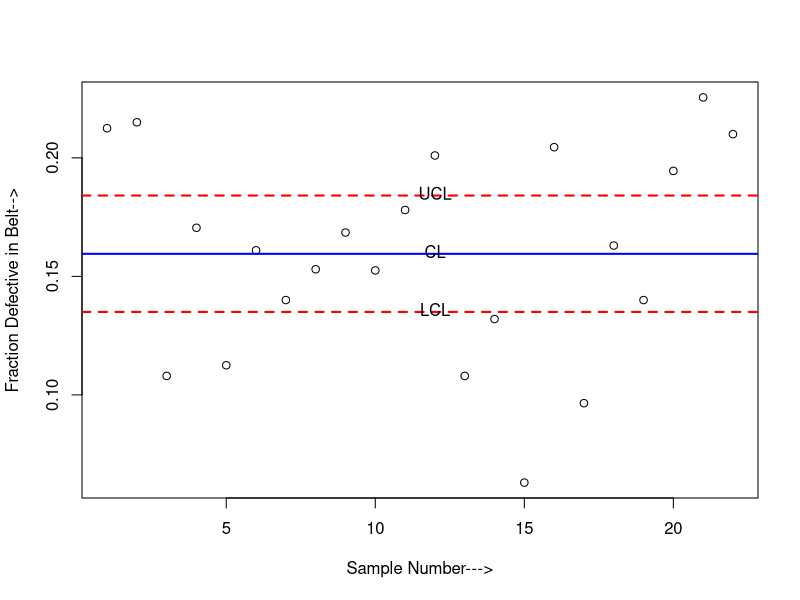

Reproduce this figure in R.
#Page no. 1.33
rm(list=ls(all=T))
k<-22
n<-2000
d<-c(425,430,216,341,225,322,280,306,337,305,356,402,216,264,126,409,193,326,280,389,451,420)
p<-d/n
df<-data.frame("d"=c(d,sum(d)),"p"=c(p,sum(p)),row.names=c(1:22,"Toatal"))
df
p_bar<-sum(p)/k
p_bar
q_bar<-1-p_bar
q_bar
UCL_p<-round(p_bar+3*sqrt((p_bar*q_bar)/n),digits=4)
UCL_p
LCL_p<-round(p_bar-3*sqrt((p_bar*q_bar)/n),digits=4)
LCL_p
CL_p<-round(p_bar,digits=4)
CL_p
graphics.off()
plot(1:k,p,xlab="Sample Number--->",ylab="Fraction Defective in Belt-->")
abline(h=c(CL_p,UCL_p,LCL_p),col=c("blue","red","red"),lty=c(1,2,2),lwd=c(2,2,2))
text(c(12,12,12),c(CL_p+.001,LCL_p+.001,UCL_p+.001),labels=c("CL","LCL","UCL"))
